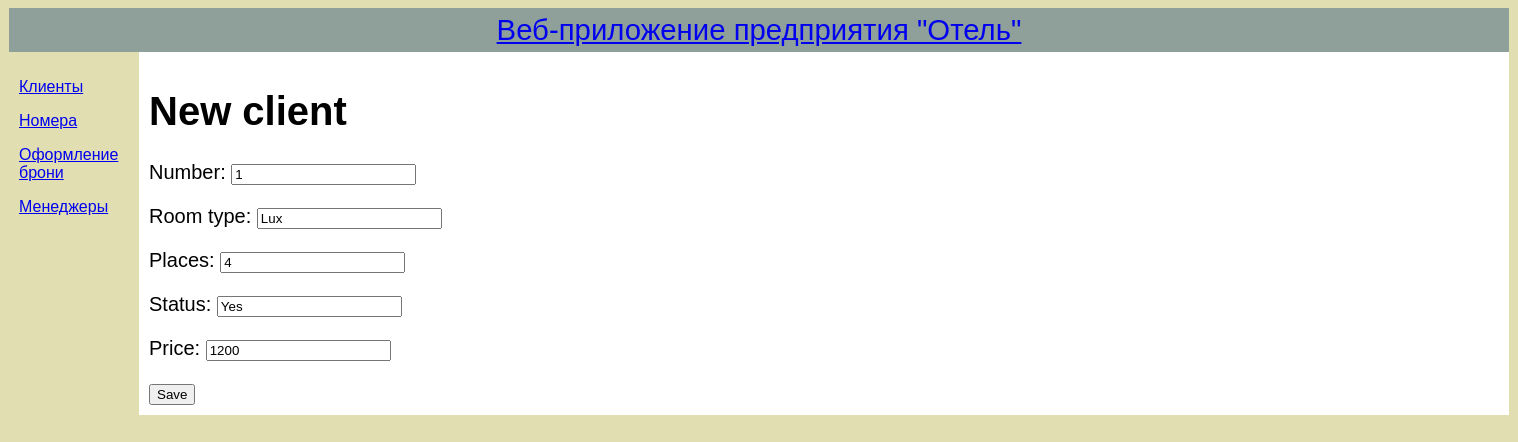
The app's page /rooms/1/edit/ with its own data.
### blog/models.py (models this page shows, shortened)
class Room(models.Model):
	number = models.CharField(max_length=20)
	room_type = models.CharField(max_length=50)
	places = models.CharField(max_length=10)
	status = models.CharField(max_length=5)
	price = models.CharField(max_length=50)

### blog/views.py (the view)
# urls.py: path('rooms/<pk>/edit/', views.room_edit, name='room_edit'),
def room_edit(request, pk):
    room = get_object_or_404(Room, pk=pk)
    if request.method == "POST":
        form = RoomForm(request.POST, instance=room)
        if form.is_valid():
            room = form.save(commit=False)
            room.save()
            return redirect('room_detail', pk=room.pk)
    else:
        form = RoomForm(instance=room)
    return render(request, 'blog/room_edit.html', {'form': form})

### blog/forms.py
class RoomForm(forms.ModelForm):
    class Meta:
        model = Room
        fields = ('number', 'room_type', 'places', 'status', 'price', 'status')

### blog/templates/blog/room_edit.html
{% extends 'blog/base.html' %}
{% block content %}
    <h1>New client</h1>
    <form method="POST" class="room-form">{% csrf_token %}
        {{ form.as_p }}
        <button type="submit" class="save btn btn-default">Save</button>
    </form>
{% endblock %}

### blog/templates/blog/base.html (style rules this page uses)
body { font: 10pt Arial, Helvetica, sans-serif; background: #e1dfb1; }

### records on screen
Room: number "1", room_type "Lux", places "4", status "Yes", price "1200"
